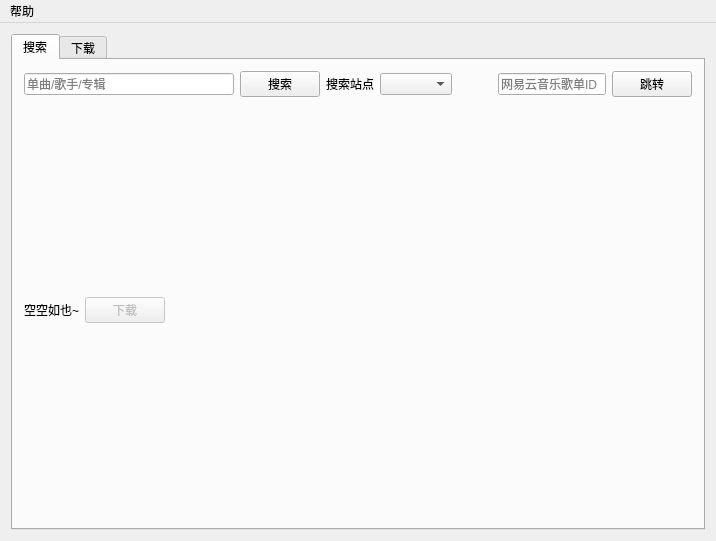
<?xml version="1.0" encoding="UTF-8"?>
<ui version="4.0">
 <class>MainWindow</class>
 <widget class="QMainWindow" name="MainWindow">
  <property name="geometry">
   <rect>
    <x>0</x>
    <y>0</y>
    <width>716</width>
    <height>541</height>
   </rect>
  </property>
  <property name="windowTitle">
   <string>音乐下载器</string>
  </property>
  <widget class="QWidget" name="centralWidget">
   <property name="enabled">
    <bool>true</bool>
   </property>
   <layout class="QGridLayout" name="gridLayout_2">
    <item row="0" column="0">
     <layout class="QGridLayout" name="center_grid">
      <item row="0" column="0">
       <widget class="QTabWidget" name="tabWidget">
        <property name="enabled">
         <bool>true</bool>
        </property>
        <property name="focusPolicy">
         <enum>Qt::NoFocus</enum>
        </property>
        <property name="tabPosition">
         <enum>QTabWidget::North</enum>
        </property>
        <property name="tabShape">
         <enum>QTabWidget::Rounded</enum>
        </property>
        <property name="currentIndex">
         <number>0</number>
        </property>
        <property name="elideMode">
         <enum>Qt::ElideNone</enum>
        </property>
        <property name="documentMode">
         <bool>false</bool>
        </property>
        <widget class="QWidget" name="search_tab">
         <attribute name="title">
          <string>搜索</string>
         </attribute>
         <layout class="QVBoxLayout" name="verticalLayout">
          <item>
           <layout class="QVBoxLayout" name="verticalLayout_2">
            <item>
             <layout class="QHBoxLayout" name="horizontalLayout" stretch="1,0,0,0,0,0,0">
              <item>
               <widget class="QLineEdit" name="query_line_edit">
                <property name="autoFillBackground">
                 <bool>false</bool>
                </property>
                <property name="placeholderText">
                 <string>单曲/歌手/专辑</string>
                </property>
               </widget>
              </item>
              <item>
               <widget class="QPushButton" name="search_button">
                <property name="text">
                 <string>搜索</string>
                </property>
               </widget>
              </item>
              <item>
               <widget class="QLabel" name="label_2">
                <property name="enabled">
                 <bool>true</bool>
                </property>
                <property name="text">
                 <string>搜索站点</string>
                </property>
               </widget>
              </item>
              <item>
               <widget class="QComboBox" name="search_site_combobox"/>
              </item>
              <item>
               <spacer name="horizontalSpacer_2">
                <property name="orientation">
                 <enum>Qt::Horizontal</enum>
                </property>
                <property name="sizeHint" stdset="0">
                 <size>
                  <width>40</width>
                  <height>20</height>
                 </size>
                </property>
               </spacer>
              </item>
              <item>
               <widget class="QLineEdit" name="cloud_music_play_list_line_edit">
                <property name="placeholderText">
                 <string>网易云音乐歌单ID</string>
                </property>
               </widget>
              </item>
              <item>
               <widget class="QPushButton" name="jump_button">
                <property name="text">
                 <string>跳转</string>
                </property>
               </widget>
              </item>
             </layout>
            </item>
           </layout>
          </item>
          <item>
           <layout class="QGridLayout" name="search_grid_layout">
            <item row="2" column="0">
             <layout class="QHBoxLayout" name="display_layout">
              <item>
               <widget class="QLabel" name="song_label">
                <property name="text">
                 <string>空空如也~</string>
                </property>
               </widget>
              </item>
              <item>
               <widget class="QPushButton" name="download_button">
                <property name="enabled">
                 <bool>false</bool>
                </property>
                <property name="text">
                 <string>下载</string>
                </property>
                <property name="icon">
                 <iconset>
                  <normaloff>download.svg</normaloff>download.svg</iconset>
                </property>
                <property name="iconSize">
                 <size>
                  <width>16</width>
                  <height>16</height>
                 </size>
                </property>
                <property name="flat">
                 <bool>false</bool>
                </property>
               </widget>
              </item>
              <item>
               <spacer name="horizontalSpacer">
                <property name="orientation">
                 <enum>Qt::Horizontal</enum>
                </property>
                <property name="sizeHint" stdset="0">
                 <size>
                  <width>40</width>
                  <height>20</height>
                 </size>
                </property>
               </spacer>
              </item>
              <item>
               <layout class="QHBoxLayout" name="page_layout"/>
              </item>
             </layout>
            </item>
            <item row="3" column="0">
             <layout class="QHBoxLayout" name="play_layout"/>
            </item>
           </layout>
          </item>
         </layout>
        </widget>
        <widget class="QWidget" name="download_tab">
         <attribute name="title">
          <string>下载</string>
         </attribute>
         <layout class="QGridLayout" name="gridLayout_3">
          <item row="0" column="0">
           <layout class="QGridLayout" name="download_grid_layout"/>
          </item>
         </layout>
        </widget>
       </widget>
      </item>
     </layout>
    </item>
   </layout>
  </widget>
  <widget class="QMenuBar" name="menuBar">
   <property name="geometry">
    <rect>
     <x>0</x>
     <y>0</y>
     <width>716</width>
     <height>23</height>
    </rect>
   </property>
   <widget class="QMenu" name="help_menu">
    <property name="title">
     <string>帮助</string>
    </property>
    <addaction name="about"/>
   </widget>
   <addaction name="help_menu"/>
  </widget>
  <action name="about">
   <property name="text">
    <string>关于</string>
   </property>
  </action>
 </widget>
 <layoutdefault spacing="6" margin="11"/>
 <tabstops>
  <tabstop>query_line_edit</tabstop>
  <tabstop>cloud_music_play_list_line_edit</tabstop>
  <tabstop>search_button</tabstop>
  <tabstop>search_site_combobox</tabstop>
  <tabstop>jump_button</tabstop>
  <tabstop>download_button</tabstop>
 </tabstops>
 <resources/>
 <connections>
  <connection>
   <sender>query_line_edit</sender>
   <signal>returnPressed()</signal>
   <receiver>search_button</receiver>
   <slot>click()</slot>
   <hints>
    <hint type="sourcelabel">
     <x>167</x>
     <y>165</y>
    </hint>
    <hint type="destinationlabel">
     <x>237</x>
     <y>165</y>
    </hint>
   </hints>
  </connection>
  <connection>
   <sender>cloud_music_play_list_line_edit</sender>
   <signal>returnPressed()</signal>
   <receiver>jump_button</receiver>
   <slot>click()</slot>
   <hints>
    <hint type="sourcelabel">
     <x>564</x>
     <y>175</y>
    </hint>
    <hint type="destinationlabel">
     <x>654</x>
     <y>177</y>
    </hint>
   </hints>
  </connection>
 </connections>
</ui>
